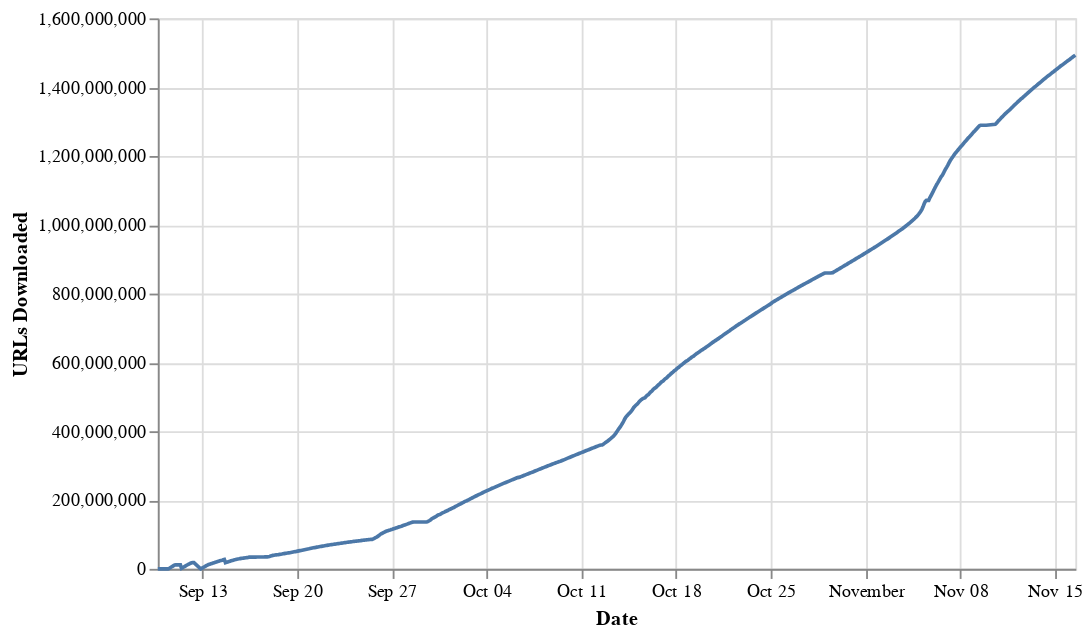

Source (notebook cell):
### Code cell
import altair as alt

alt.Chart(dfu).mark_line().encode(
    alt.X('Time:T', title='Date'),
    alt.Y('finished:Q', title='URLs Downloaded')
).properties(
    width=500,
    height=300
)

### Figure 1 — Vega-Lite specification as saved in the notebook (floating-point values rounded to 4 significant figures; data arrays with more than 128 entries replaced by an {"elided": "..."} marker saying what was removed)
{"config": {"view": {"continuousWidth": 400, "continuousHeight": 300}}, "data": {"name": "data-77be243956c6f729dbfac0a47b374755"}, "mark": "line", "encoding": {"x": {"type": "temporal", "field": "Time", "title": "Date"}, "y": {"type": "quantitative", "field": "finished", "title": "URLs Downloaded"}}, "height": 300, "width": 500, "$schema": "https://vega.github.io/schema/vega-lite/v4.8.1.json", "datasets": {"data-77be243956c6f729dbfac0a47b374755": {"elided": "783 records"}}}
